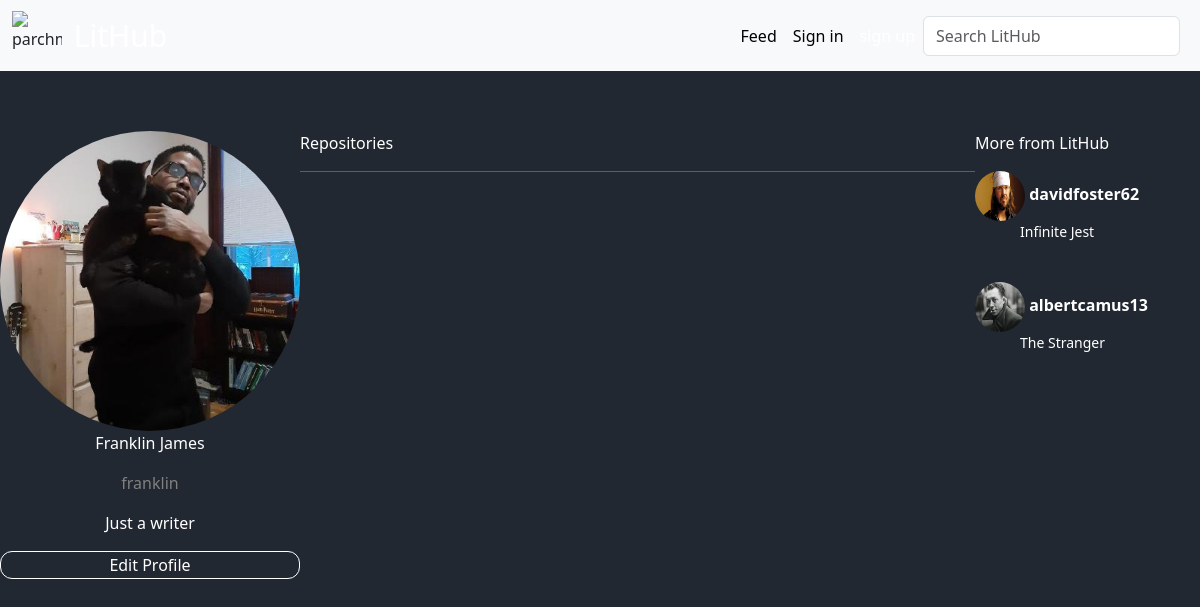
The app's page /profile/1 with its own data.
### lithubs/models.py (models this page shows, shortened)
class User(AbstractUser):
    name = models.CharField(max_length = 200, null = True)
    email = models.EmailField(unique = True)
    bio = models.TextField(null = True)
    avatar = models.ImageField(null = True, default = 'avatar.svg')
    USERNAME_FIELD = 'email'
    REQUIRED_FIELDS = []

class Repository(models.Model):
    owner = models.ForeignKey(User, on_delete = models.CASCADE)
    title = models.CharField(max_length = 200, blank = True)
    synopsis = models.TextField(blank = True)
    genre = models.CharField(max_length = 200, blank = True)
    form = models.CharField(max_length = 200, blank = True)
    body = models.TextField(blank = True)
    image = models.ImageField(null = True, default = 'default-repo-image.jpg', blank = True)
    num_of_likes = models.IntegerField(default = 0, null = True, blank = True)
    num_of_comments = models.IntegerField(default = 0, null = True, blank = True)
    updated = models.DateTimeField(auto_now = True)
    created = models.DateTimeField(auto_now_add = True)
    class Meta:
        verbose_name_plural = 'repositories'
        ordering = ['-updated', '-created']

### lithubs/views.py (the view)
# urls.py: path('profile/<str:pk>', views.profile, name = 'profile')
def profile(request, pk):
    user = User.objects.get(id = pk)
    repos = user.repository_set.all()
    public_repos = Repository.objects.all()
    context = {'user': user, 'repos': repos, 'public_repos': public_repos}
    return render(request, 'lithubs/profile.html', context)

### lithubs/templates/lithubs/profile.html (shortened to what this page needs)
{% extends 'lithubs/components/main.html' %}
{% block content %}
<div class="profile-grid-container">
  <div class="profile-grid-col-1">
    <span><img class="profile-grid-col-1-avatar" src="{{ user.avatar.url }}"></span>
    <p class="profile-grid-col-1-username">{{ user.name }}</p>
    <p style="color:var(--grey)"class="profile-grid-col-1-username">{{ user.username }}</p>
    <p class="profile-grid-col-1-username">{{ user.bio }}</p>
    <button class="profile-grid-col-1-btn"><a class="profile-grid-col-1-edit-link"href="#">Edit Profile</a></button>
  </div>
  <div class="profile-grid-col-2">
    <p>Repositories</p>
    <hr>
  </div>
  <div class="feed-col-3">
    <p>More from LitHub</p>
    {% for repo in public_repos %}
    <div>
      <span><img class="feed-owner-avatar" src="{{ repo.owner.avatar.url }}"></span>
      <span><b><a class="repository-owner-link" href="{% url 'lithubs:profile' repo.owner.id %}">{{ repo.owner.username }}</a></b></span>
      <p class="profile-feed-title"><a class="profile-grid-col-1-title" href="{% url 'lithubs:repository' repo.id %}">{{ repo.title }}</a></p>
     </div>
     <br>
      {% endfor %}
  </div>
</div>
{% endblock content %}

### lithubs/static/lithubs/css/styles.css (style rules this page uses)
:root { --primary-color: #222831; --secondary-color: #66bfbf; --third-color: #222845; --azure: #ffffff; --grey: #808080; --lightgrey: #E8E8E8; }
.feed-owner-avatar { width: 50px; height: 50px; border-radius: 50%; }
.repository-owner-link { text-decoration: none; color: var(--azure); }
.profile-grid-container { margin-top: 5%; display: grid; grid-template-columns: 1fr 3fr 1fr; color: var(--azure); }
.profile-grid-col-1-avatar { width: 300px; height: 300px; border-radius: 50%; }
.profile-grid-col-1-username { text-align: center; }
.profile-grid-col-1-btn { margin:0 auto; width: 100%; background-color: var(--primary-color); border: 1px solid var(--azure); border-radius: 12px; }
.profile-grid-col-1-edit-link { color: var(--azure); text-decoration: none; padding: 3px; }
.profile-grid-col-1-title { text-decoration: none; color: var(--azure); }
.profile-feed-title { margin-left: 20%; font-size: 14px; color: grey; }

### records on screen
User: avatar (picture), name "Franklin James", username "franklin", bio "Just a writer"
Repository: owner.avatar (picture), owner.username "davidfoster62", title "Infinite Jest"
Repository: owner.avatar (picture), owner.username "albertcamus13", title "The Stranger"
